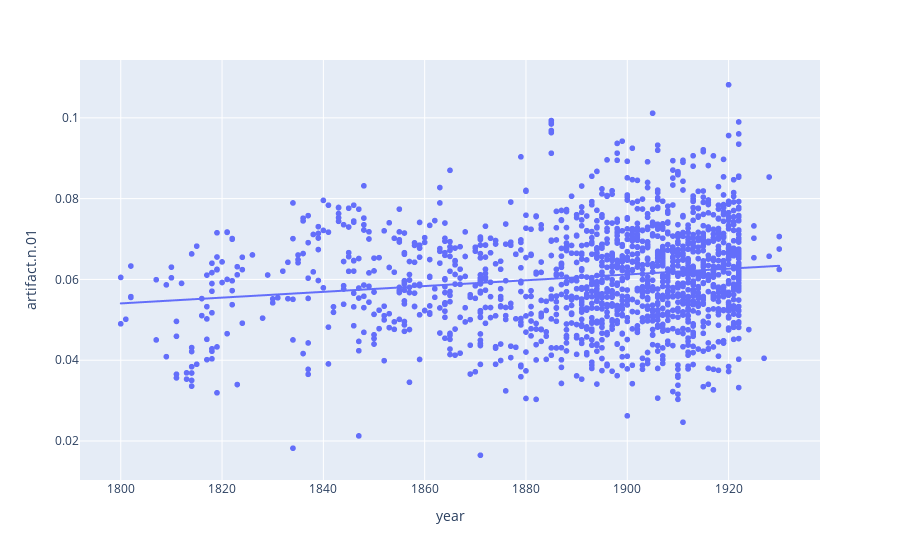
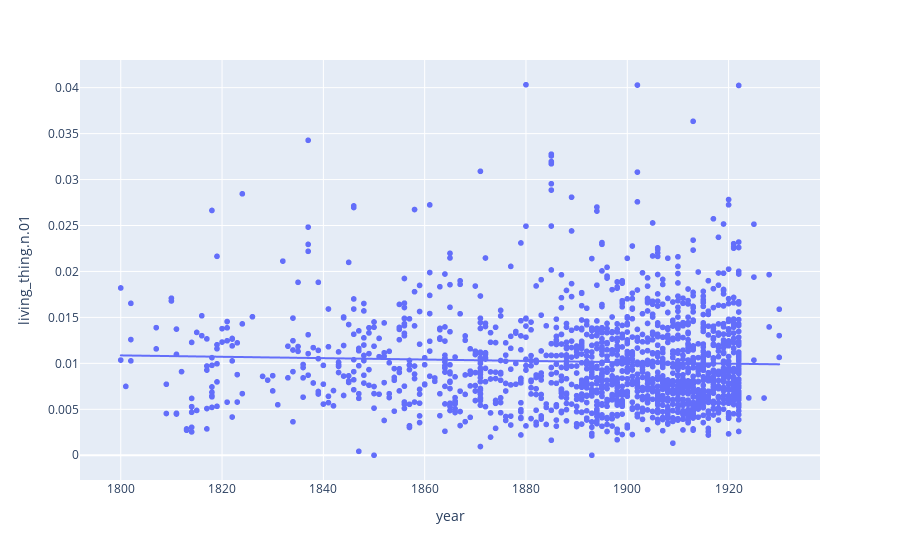
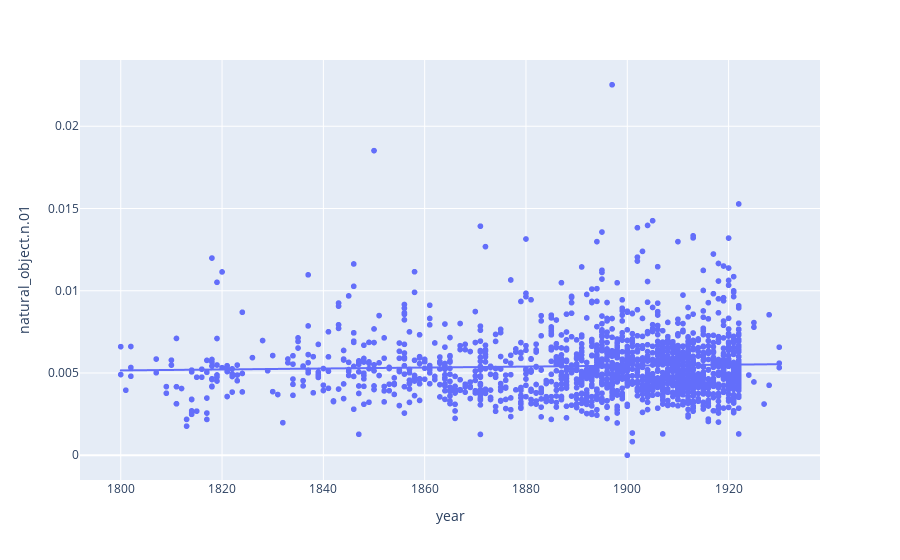
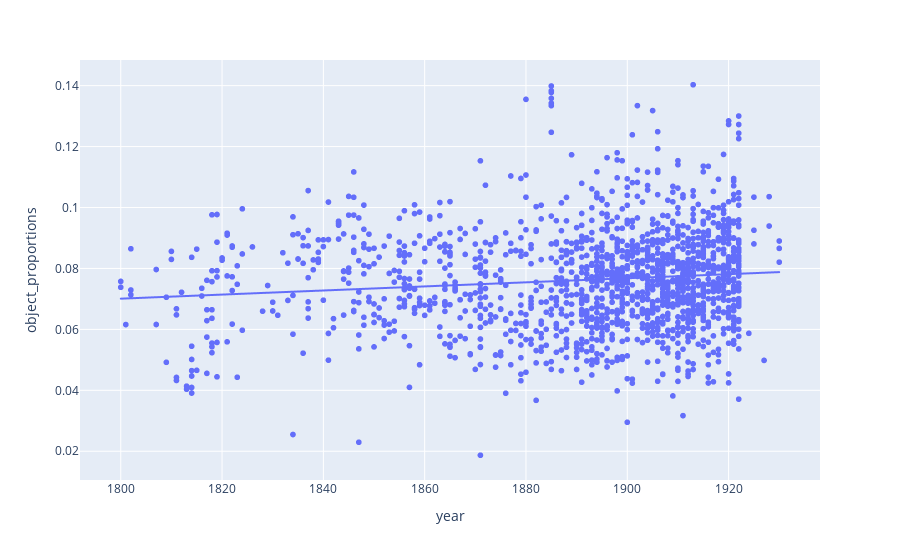

Notebook code for these charts, in order:
### Code cell
for cat in ['artifact.n.01', 'living_thing.n.01', 'natural_object.n.01', 'object_proportions']:
    plotCategory(cat)

### Figure 1 — Plotly figure (JSON) as saved in the notebook; plotly's stock layout.template omitted (floating-point values rounded to 4 significant figures; data arrays with more than 128 entries replaced by an {"elided": "..."} marker saying what was removed)
{"data": [{"hovertemplate": "<b>%{hovertext}</b><br><br>year=%{x}<br>artifact.n.01=%{y}<extra></extra>", "hovertext": {"elided": "1599 str values"}, "legendgroup": "", "marker": {"color": "#636efa", "symbol": "circle"}, "mode": "markers", "name": "", "showlegend": false, "type": "scattergl", "x": {"elided": "1599 int values"}, "xaxis": "x", "y": {"elided": "1599 float values"}, "yaxis": "y"}, {"hovertemplate": "<b>OLS trendline</b><br>artifact.n.01 = 7.16131e-05 * year + -0.0748425<br>R<sup>2</sup>=0.024753<br><br>year=%{x}<br>artifact.n.01=%{y} <b>(trend)</b><extra></extra>", "legendgroup": "", "marker": {"color": "#636efa", "symbol": "circle"}, "mode": "lines", "name": "", "showlegend": false, "type": "scattergl", "x": {"elided": "1599 int values"}, "xaxis": "x", "y": {"elided": "1599 float values"}, "yaxis": "y"}], "layout": {"autosize": true, "legend": {"tracegroupgap": 0}, "margin": {"t": 60}, "xaxis": {"anchor": "y", "autorange": true, "domain": [0, 1], "range": [1792.0, 1938.0], "title": {"text": "year"}, "type": "linear"}, "yaxis": {"anchor": "x", "autorange": true, "domain": [0, 1], "range": [0.009369, 0.1153], "title": {"text": "artifact.n.01"}, "type": "linear"}}}

### Figure 2 — Plotly figure (JSON) as saved in the notebook; plotly's stock layout.template omitted (floating-point values rounded to 4 significant figures; data arrays with more than 128 entries replaced by an {"elided": "..."} marker saying what was removed)
{"data": [{"hovertemplate": "<b>%{hovertext}</b><br><br>year=%{x}<br>living_thing.n.01=%{y}<extra></extra>", "hovertext": {"elided": "1599 str values"}, "legendgroup": "", "marker": {"color": "#636efa", "symbol": "circle"}, "mode": "markers", "name": "", "showlegend": false, "type": "scattergl", "x": {"elided": "1599 int values"}, "xaxis": "x", "y": {"elided": "1599 float values"}, "yaxis": "y"}, {"hovertemplate": "<b>OLS trendline</b><br>living_thing.n.01 = -7.47886e-06 * year + 0.024326<br>R<sup>2</sup>=0.001539<br><br>year=%{x}<br>living_thing.n.01=%{y} <b>(trend)</b><extra></extra>", "legendgroup": "", "marker": {"color": "#636efa", "symbol": "circle"}, "mode": "lines", "name": "", "showlegend": false, "type": "scattergl", "x": {"elided": "1599 int values"}, "xaxis": "x", "y": {"elided": "1599 float values"}, "yaxis": "y"}], "layout": {"autosize": true, "legend": {"tracegroupgap": 0}, "margin": {"t": 60}, "xaxis": {"anchor": "y", "autorange": true, "domain": [0, 1], "range": [1792.0, 1938.0], "title": {"text": "year"}, "type": "linear"}, "yaxis": {"anchor": "x", "autorange": true, "domain": [0, 1], "range": [-0.003122, 0.04344], "title": {"text": "living_thing.n.01"}, "type": "linear"}}}

### Figure 3 — Plotly figure (JSON) as saved in the notebook; plotly's stock layout.template omitted (floating-point values rounded to 4 significant figures; data arrays with more than 128 entries replaced by an {"elided": "..."} marker saying what was removed)
{"data": [{"hovertemplate": "<b>%{hovertext}</b><br><br>year=%{x}<br>natural_object.n.01=%{y}<extra></extra>", "hovertext": {"elided": "1599 str values"}, "legendgroup": "", "marker": {"color": "#636efa", "symbol": "circle"}, "mode": "markers", "name": "", "showlegend": false, "type": "scattergl", "x": {"elided": "1599 int values"}, "xaxis": "x", "y": {"elided": "1599 float values"}, "yaxis": "y"}, {"hovertemplate": "<b>OLS trendline</b><br>natural_object.n.01 = 2.9136e-06 * year + -8.82723e-05<br>R<sup>2</sup>=0.001666<br><br>year=%{x}<br>natural_object.n.01=%{y} <b>(trend)</b><extra></extra>", "legendgroup": "", "marker": {"color": "#636efa", "symbol": "circle"}, "mode": "lines", "name": "", "showlegend": false, "type": "scattergl", "x": {"elided": "1599 int values"}, "xaxis": "x", "y": {"elided": "1599 float values"}, "yaxis": "y"}], "layout": {"autosize": true, "legend": {"tracegroupgap": 0}, "margin": {"t": 60}, "xaxis": {"anchor": "y", "autorange": true, "domain": [0, 1], "range": [1792.0, 1938.0], "title": {"text": "year"}, "type": "linear"}, "yaxis": {"anchor": "x", "autorange": true, "domain": [0, 1], "range": [-0.001744, 0.02427], "title": {"text": "natural_object.n.01"}, "type": "linear"}}}

### Figure 4 — Plotly figure (JSON) as saved in the notebook; plotly's stock layout.template omitted (floating-point values rounded to 4 significant figures; data arrays with more than 128 entries replaced by an {"elided": "..."} marker saying what was removed)
{"data": [{"hovertemplate": "<b>%{hovertext}</b><br><br>year=%{x}<br>object_proportions=%{y}<extra></extra>", "hovertext": {"elided": "1599 str values"}, "legendgroup": "", "marker": {"color": "#636efa", "symbol": "circle"}, "mode": "markers", "name": "", "showlegend": false, "type": "scattergl", "x": {"elided": "1599 int values"}, "xaxis": "x", "y": {"elided": "1599 float values"}, "yaxis": "y"}, {"hovertemplate": "<b>OLS trendline</b><br>object_proportions = 6.70478e-05 * year + -0.0506048<br>R<sup>2</sup>=0.012622<br><br>year=%{x}<br>object_proportions=%{y} <b>(trend)</b><extra></extra>", "legendgroup": "", "marker": {"color": "#636efa", "symbol": "circle"}, "mode": "lines", "name": "", "showlegend": false, "type": "scattergl", "x": {"elided": "1599 int values"}, "xaxis": "x", "y": {"elided": "1599 float values"}, "yaxis": "y"}], "layout": {"autosize": true, "legend": {"tracegroupgap": 0}, "margin": {"t": 60}, "xaxis": {"anchor": "y", "autorange": true, "domain": [0, 1], "range": [1792.0, 1938.0], "title": {"text": "year"}, "type": "linear"}, "yaxis": {"anchor": "x", "autorange": true, "domain": [0, 1], "range": [0.009273, 0.1497], "title": {"text": "object_proportions"}, "type": "linear"}}}
